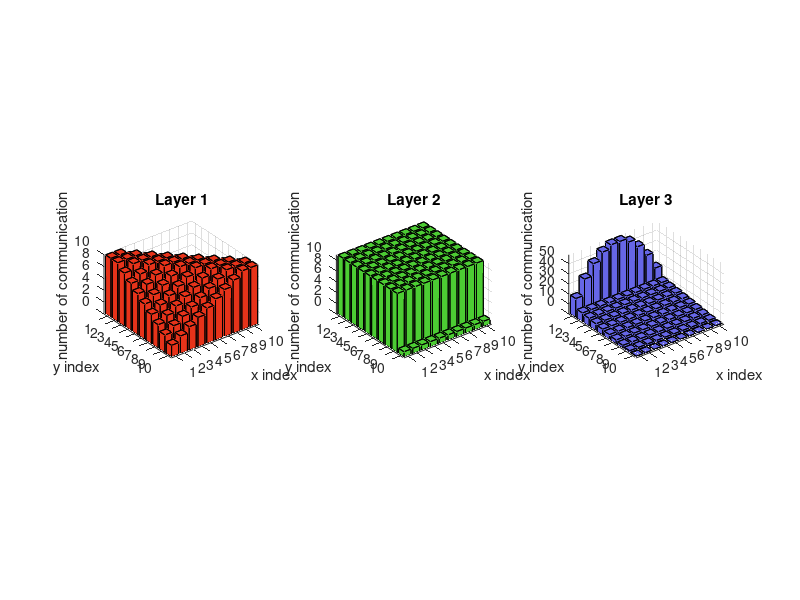

Write MATLAB code to recreate this figure.
%L = [];
clear all;
clc;
xlink = []; %(X-1)*Y*Z
rxlink = [];
ylink = []; %X*(Y-1)*Z
rylink = [];
zlink = []; %X*Y*(Z-1)r
rzlink = [];
for SIZE=10:10
    X = SIZE;
    Y = SIZE;
    Z = 3;
    %for l=1:(X+Y+Z-2)
        %L(l,SIZE) = 0;
        xlink(1:X,1:Y,1:Z,SIZE)=0;
        ylink(1:X,1:Y,1:Z,SIZE)=0;
        zlink(1:X,1:Y,1:Z,SIZE)=0;
        rxlink(1:X,1:Y,1:Z,SIZE)=0;
        rylink(1:X,1:Y,1:Z,SIZE)=0;
        rzlink(1:X,1:Y,1:Z,SIZE)=0;
    %end

    for a=1:X
        for b=1:Y
            %for c=1:Z
            c=1; %matrix A
            current = [a,b,1];
            destination = [b,a,3];
            
            while (current(1) ~= destination(1) || current(2) ~= destination(2) || current(3) ~= destination(3))         
                if (current(1) < destination (1))
                    xlink(current(1),current(2),current(3),SIZE)=xlink(current(1),current(2),current(3),SIZE)+1;
                    current(1) = current(1)+1;
                    %disp(current(1));
                elseif (current(1) > destination (1))
                    rxlink(current(1),current(2),current(3),SIZE)=rxlink(current(1),current(2),current(3),SIZE)+1;
                    current(1) = current(1)-1;
                    %disp(current(1));
                else % equal
                    %disp(current(1));
                    if (current(2) < destination (2))
                        ylink(current(1),current(2),current(3),SIZE)=ylink(current(1),current(2),current(3),SIZE)+1;
                        current(2) = current(2)+1;
                        %disp(current(2));
                    elseif (current(2) > destination (2))
                        rylink(current(1),current(2),current(3),SIZE)=rylink(current(1),current(2),current(3),SIZE)+1;
                        current(2) = current(2)-1;
                        %disp(current(2));
                    else % equal
                        if (current(3) < destination (3))
                            zlink(current(1),current(2),current(3),SIZE)=zlink(current(1),current(2),current(3),SIZE)+1;
                            current(3) = current(3)+1;
                        elseif (current(3) > destination (3))
                            rzlink(current(1),current(2),current(3)-1,SIZE)=rzlink(current(1),current(2),current(3)-1,SIZE)+1;
                            current(3) = current(3)-1;
                        else % equal
                            break;
                        end
                    end
                end
            end
            
            c=2; %matrix B
            current = [a,b,3];
            for k=1:SIZE
                destination = [k,a,2];
                while (current(1) ~= destination(1) || current(2) ~= destination(2) || current(3) ~= destination(3))         
                    if (current(1) < destination (1))
                        xlink(current(1),current(2),current(3),SIZE)=xlink(current(1),current(2),current(3),SIZE)+1;
                        current(1) = current(1)+1;
                        %disp(current(1));
                    elseif (current(1) > destination (1))
                        rxlink(current(1),current(2),current(3),SIZE)=rxlink(current(1),current(2),current(3),SIZE)+1;
                        current(1) = current(1)-1;
                        %disp(current(1));
                    else % equal
                        %disp(current(1));
                        if (current(2) < destination (2))
                            ylink(current(1),current(2),current(3),SIZE)=ylink(current(1),current(2),current(3),SIZE)+1;
                            current(2) = current(2)+1;
                            %disp(current(2));
                        elseif (current(2) > destination (2))
                            rylink(current(1),current(2),current(3),SIZE)=rylink(current(1),current(2),current(3),SIZE)+1;
                            current(2) = current(2)-1;
                            %disp(current(2));
                        else % equal
                            if (current(3) < destination (3))
                                zlink(current(1),current(2),current(3),SIZE)=zlink(current(1),current(2),current(3),SIZE)+1;
                                current(3) = current(3)+1;
                            elseif (current(3) > destination (3))
                                rzlink(current(1),current(2),current(3),SIZE)=rzlink(current(1),current(2),current(3),SIZE)+1;
                                current(3) = current(3)-1;
                            else % equal
                                break;
                            end
                        end
                    end
                end
            end
            
            
        end
    end
end
% 
%for SIZE=3:3
SIZE=10;
    %subplot(3,1,SIZE);
    %imagesc(xlink(:,:,SIZE))
    for  i=1:SIZE
        for j=1:SIZE
            for l=1:3
            data(i,j,l)=xlink(i,j,l,SIZE)+rxlink(i,j,l,SIZE)+ylink(i,j,l,SIZE)+rylink(i,j,l,SIZE)+zlink(i,j,l,SIZE)+rzlink(i,j,l,SIZE);
            end
        end    
    end

subplot(1,3,1);
bh1=bar3(data(:,:,1));
set(bh1,'FaceColor',[0.9 0.2 0.1]);
xlabel({'x index'});
ylabel({'y index'});
zlabel({'number of communication'});
title('Layer 1');

subplot(1,3,2);
bh1=bar3(data(:,:,2));
set(bh1,'FaceColor',[0.3 .8 0.2]);
xlabel({'x index'});
ylabel({'y index'});
zlabel({'number of communication'});
title('Layer 2');

subplot(1,3,3);
bh1=bar3(data(:,:,3));
set(bh1,'FaceColor',[0.4 0.4 .9]);
xlabel({'x index'});
ylabel({'y index'});
zlabel({'number of communication'});
title('Layer 3');

%hold on;
%end



